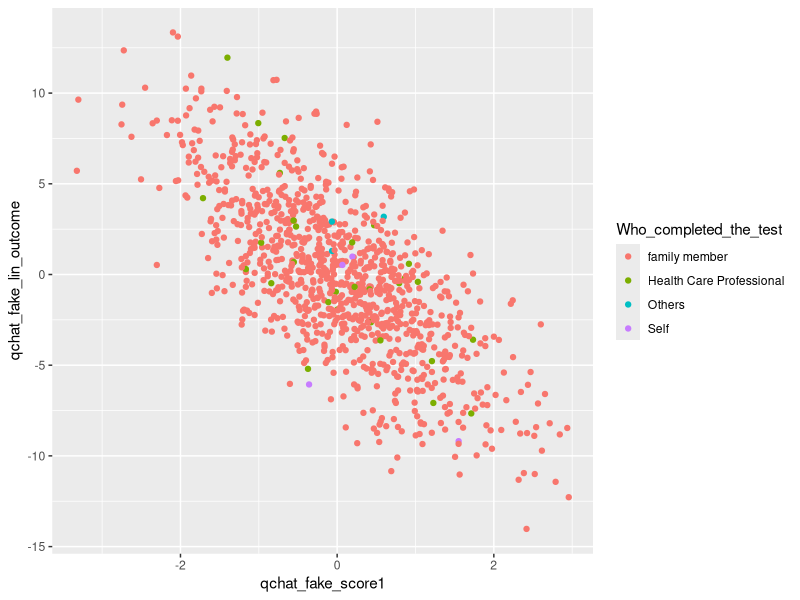
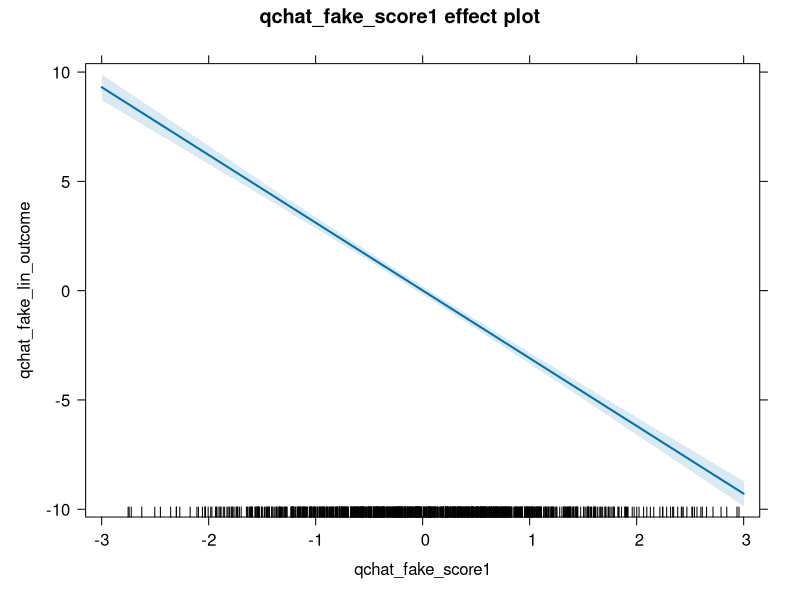
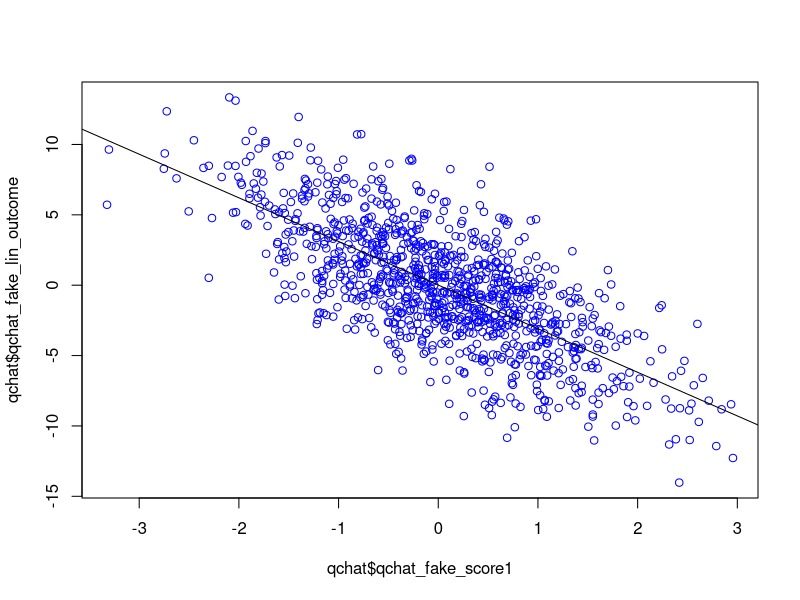

Recreate these plots in R, in order.
#### Combining all lessons ####
## Overview
# 1. Read in qchat dataset
# 2. Get the unique frequency count of values from the column: 
#    "Who_completed_the_test" with table()
# 3. Recode the "Health care professional" values to "Health Care Professional"
#    in the "Who_completed_the_test" column with ifelse() to clean values
# 4. ggplot2 - plot geom_points with
#    x = qchat_fake_score1
#    y = qchat_fake_lin_outcome
#    color = Who_completed_the_test
# 5. Create a linear model, with equation:
#    qchat_fake_lin_outcome ~ 1 + qchat_fake_score1
#    Summarize this linear model
#    Create an Effects object with effects package and predictor var
#        qchat_fake_score1
#    Plot this object


# Part 1
# 1. Read in qchat dataset from the datasets folder
#    assign the dataset to "qchat"












#### Solution Part 1 ####
qchat <- read.csv("./datasets/qchat-10.csv", stringsAsFactors = FALSE)



# Part 2
# 2. Get the unique frequency count of values from the column: 
#    "Who_completed_the_test" using table()












#### Solution Part 2 ####
table(qchat$Who_completed_the_test)



# Part 3
# 3. Recode the "Health care professional" values to "Health Care Professional"
#    in the "Who_completed_the_test" column with ifelse() to clean values












#### Solution Part 3 ####
qchat$Who_completed_the_test <- 
  ifelse(qchat$Who_completed_the_test == "Health care professional", 
         "Health Care Professional", qchat$Who_completed_the_test)


# Part 4
# 4. ggplot2 - plot geom_points with
#    x = qchat_fake_score1
#    y = qchat_fake_lin_outcome
#    color = Who_completed_the_test













#### Solution Part 4 ####
# Load in ggplot2
library("ggplot2")
ggplot(data = qchat) +
  geom_point(mapping = aes(
    x = qchat_fake_score1,
    y = qchat_fake_lin_outcome,
    color = Who_completed_the_test
    )
  )
# Attend to the correct number of closing parenthesis



# Part 5
# 5. Create a linear model, with equation:
#    qchat_fake_lin_outcome ~ 1 + qchat_fake_score1
#    summarize this linear model
#    Create an Effects object with effects package and predictor var
#        qchat_fake_score1
#    Plot this object











#### Solution Part 5 ####
# Create Linear Model
mod <- lm(qchat_fake_lin_outcome ~ 1 + qchat_fake_score1,
   data = qchat)
# Summarize
summary(mod)

# If R version 3.5 or greater
# Create Effects Object with Effect()
library("effects")
eff <- Effect(c("qchat_fake_score1"), mod)
# Plot model with Effects object
plot(eff)

# If R version 3.4 or older
# Plot model with abline instead of Effect()
plot(qchat$qchat_fake_score1, qchat$qchat_fake_lin_outcome, col = "blue")
abline(mod)
